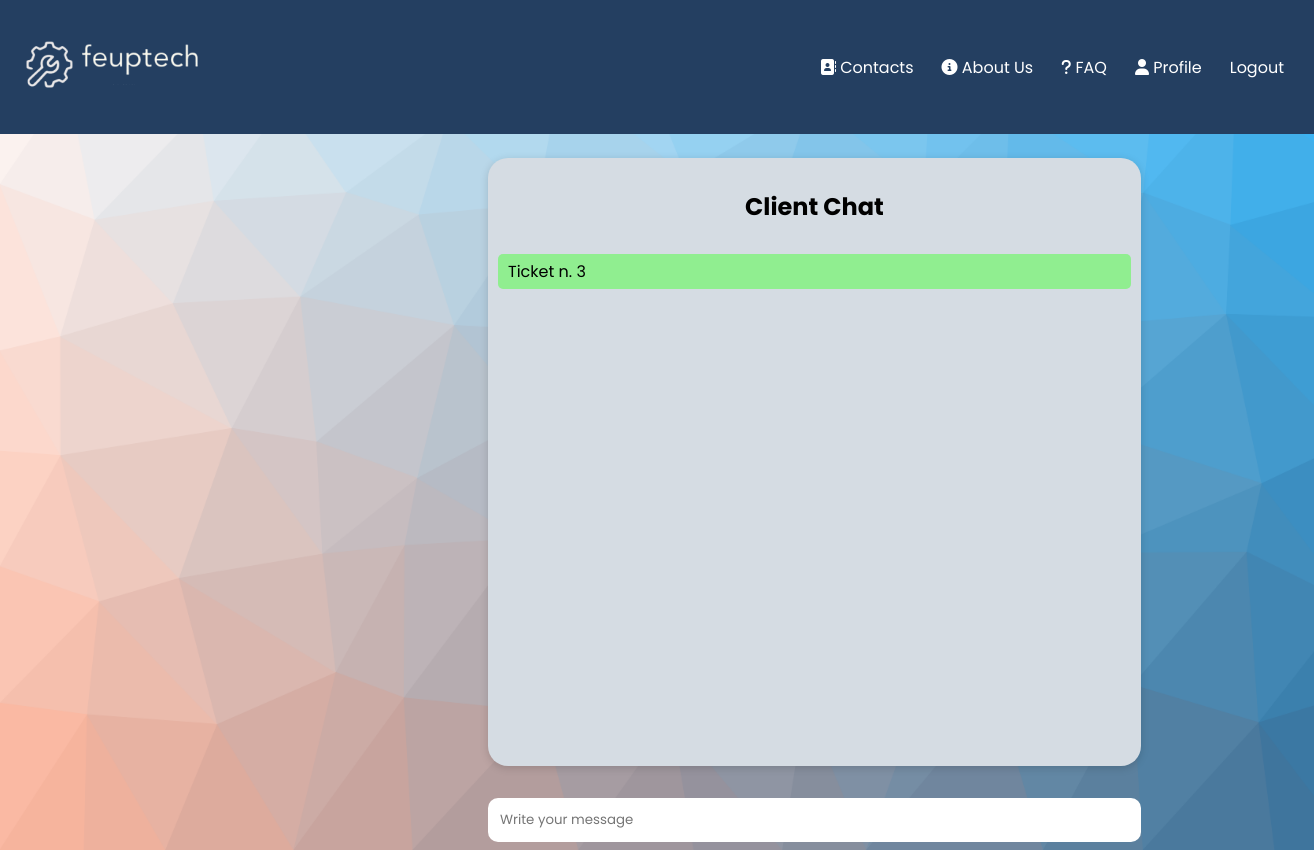
Before: /pages/inquiries.php?ticket=3 (signed in) with the older database file.
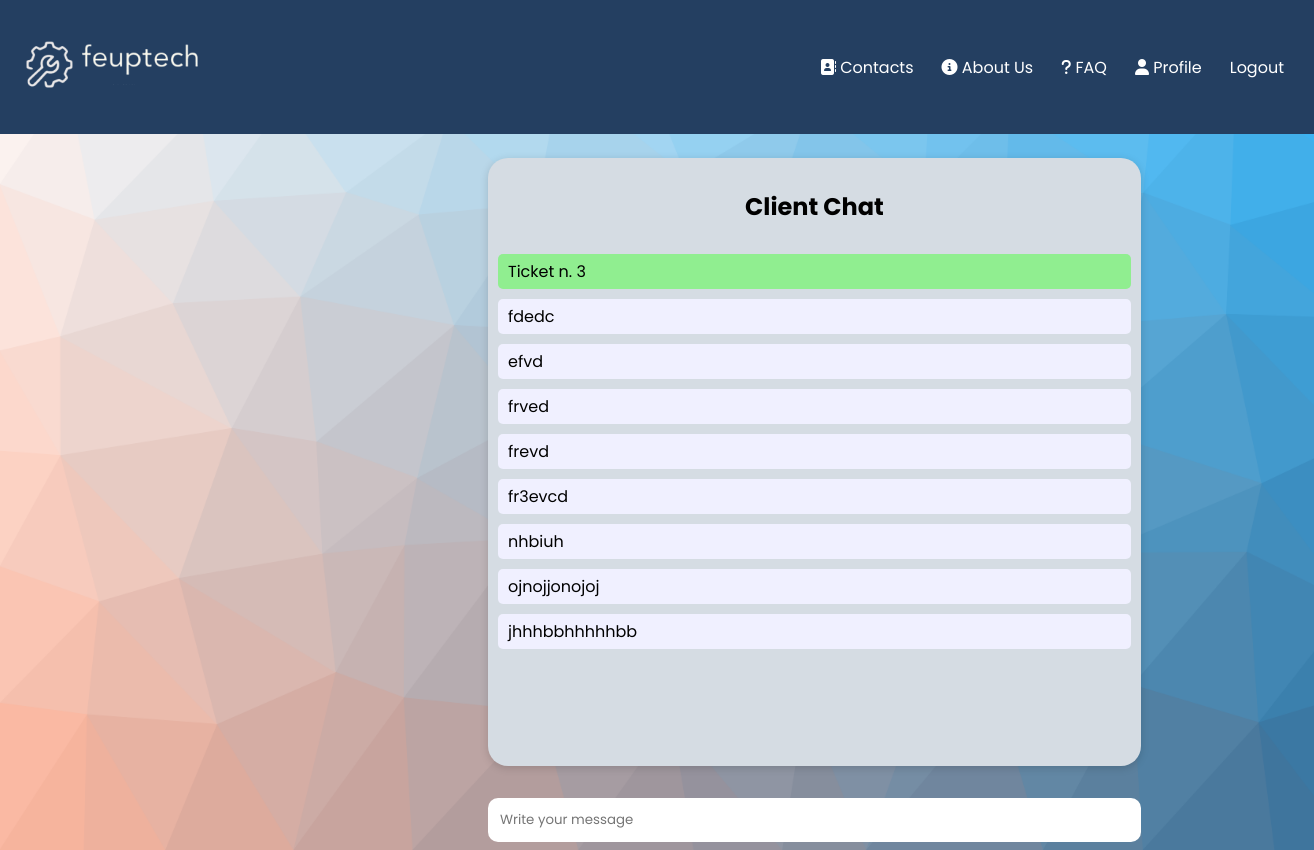
After: the same page with the newer database file.
### tables this page shows
CREATE TABLE tickets(

    idTicket integer primary key AUTOINCREMENT,
    title text NOT NULL,
    description text,
    status text references Status(title),
    idAgent text references Agents(idAgent),
    idClient text references Clients(idClient),
    department text references department(title),
    priority text,
    hashtag text,
    date datetime
);

CREATE TABLE inquiries(
    idInquirie integer primary key AUTOINCREMENT,
    content text NOT NULL,
    date date,
    idUser integer references users(idUser),
    idTicket integer references Ticket(idTicket)
);

### pages/inquiries.php (called while the page is built, shortened)
<?php
    require_once(__DIR__ . '/../database/connection.db.php');
    include '../database/ticket.class.php';
    include '../database/user.class.php';
    include '../utils/session.php';
    include '../database/inquirie.class.php';
    include '../templates/tickets.tpl.php';
    include '../templates/inquiries.tpl.php';
    $session = new Session();
    $db = getDatabaseConnection();
    $user = User::getUserWithId($db, $session->getID());
    $ticket = $user->getTicketWithID($db, intval($_GET['ticket']));
    $inquiries = $ticket->getInquiries($db);
    $changes = $ticket->getChanges($db);
    usort($changes, 'compareTickets');
    drawTicketsHeader($session, "<link href=\"../css/inquires_style.css\" rel=\"stylesheet\">");
    drawInquiries($inquiries, $ticket, $user, $changes);
?>

### utils/session.php (called while the page is built, shortened)
<?php
class Session{
      public function isLoggedIn() : bool {
        return isset($_SESSION['id']);
      }
      public function getID() : ?int {
        return isset($_SESSION['id']) ? $_SESSION['id'] : null;
      }
}
?>

### database/ticket.class.php (called while the page is built, shortened)
<?php
     class Ticket{
        public int $idTicket;
        public function __construct(int $idTicket, string $title, string $status,
          string $description, string $department, string $priority, string $hashtag, string $date, string $idClient, int $idAgent){
            $this->idTicket = $idTicket;
        }
        public function getInquiries($db){
            $stmt = $db->prepare("Select * from inquiries where idTicket = ?");
            $stmt->execute([$this->idTicket]);
            $inquiriesRows = $stmt->fetchAll(PDO::FETCH_ASSOC);
            $inquiries = [];
            foreach ($inquiriesRows as $row) {
                $inquirie = new Inquirie(
                    $row['idInquirie'],
                    $row['content'],
                    $row['date'],
                    $row['idUser'],
                    $row['idTicket'],
                );
                array_push($inquiries, $inquirie);
            }
            return $inquiries;
        }
    }
?>

### database/user.class.php (called while the page is built, shortened)
<?php
     class User{
        public function __construct(int $id, string $email, string $name, string $username){
            $this->id = $id;
        }
        public function getTicketWithID($db, $id){
            $stmt = $db->prepare('SELECT idTicket, date, title, status, description, department, priority, idClient, idAgent, hashtag FROM tickets WHERE idTicket = ?');
            $stmt->execute([$id]);
            $ticketRows = $stmt->fetchAll(PDO::FETCH_ASSOC);
            $row = $ticketRows[0];
            $ticket = new Ticket(
                $row['idTicket'],
                $row['title'],
                $row['status'],
                $row['description'],
                $row['department'],
                $row['priority'],
                strval($row['hashtag']),
                $row['date'],
                $row['idClient'],
                intval($row['idAgent']),
            );
            return $ticket;
        }
        static function getUserWithID(PDO $db, int $id) : ?User {
            $stmt = $db->prepare('
                SELECT u.idUser, u.email, u.name, u.username
                FROM users u JOIN admins a ON u.idUser = a.idAdmin
                WHERE u.idUser = ?');
            $stmt->execute(array($id));
            $row = $stmt->fetch(PDO::FETCH_ASSOC);
            $stmt = $db->prepare('
                SELECT u.idUser, u.email, u.name, u.username
                FROM users u JOIN agents a ON u.idUser = a.idAgent
                WHERE u.idUser = ?');
            $stmt->execute(array($id));;
            $row = $stmt->fetch(PDO::FETCH_ASSOC);
            if ($row !== false) {
                return new Agent($row['idUser'], $row['email'], $row['name'], $row['username']);
            }
            return null;
            }
     }
?>

### database/inquirie.class.php (called while the page is built, shortened)
<?php
    class Inquirie{
        public function __construct(int $idInquirie, string $content, $date,
          int $idUser, int $idTicket){
            $this->content = $content;
            $this->idUser = $idUser;
        }
    }
?>

### templates/inquiries.tpl.php (the view, shortened to what this page needs)
<?php function drawInquiries($inquiries, $ticket, $user, $changes){ ?>
    <main class = inquiries>
            <section class="clients">
            </section>
            <section class="chat">
                <section class="container">
                    <h2>Client Chat</h2>
                    <div id="message-container">
                        <?php
                            echo "<div class=\"message agent-message\">Ticket n. $ticket->idTicket</div>";
                            foreach ($inquiries as $inquirie)
                                if ($inquirie->idUser === $user->id)
                                    echo "<div class=\"message user-message\">$inquirie->content</div>";
                                else
                                    echo "<div class=\"message agent-message\">$inquirie->content</div>"
                        ?>
                    </div>
                </section>
                <input type="text" id="chat-input" placeholder="Write your message" title="Type in a message" autofocus>
            </section>
        </main>
    </body>
</html>
<?php } ?>

### templates/tickets.tpl.php (shortened to what this page needs)
<?php function drawTicketsHeader($session, $css = "") { ?>
    <!DOCTYPE html>
    <html lang = "en-Us">
    <head>
        <link href="../css/navLogin_style.css" rel="stylesheet">
        <link href="../css/tickets_style.css" rel="stylesheet">
        <link href="../css/newTicket.css" rel="stylesheet">
        <link href="../css/tickets_all.css" rel="stylesheet">
        <link href="../css/assign_style.css" rel="stylesheet">
        <?php
          echo $css;
        ?>
    </head>
    <body>
        <nav>
        <a href = "../pages"><img src ="../images/logo.png"></a>
        <ul class = "navigation">
                <li class = "nav_elem"><a href = "../pages/contacts.php"><i class="fa-solid fa-address-book"></i> Contacts</a></li>
                <li class = "nav_elem"><a href = "../pages/about_us.php"><i class="fas fa-circle-info"></i> About Us</a></li>
                <li class = "nav_elem"><a href = "../pages/faq.php"><i class="fa-solid fa-question"></i> FAQ</a></li>
                <?php
                if (!$session->isLoggedIn()){
                    echo "<li class = \"nav-elem\"><a href=\"../pages/register.php\">Register</a></li>";
                    echo "<li class = \"nav-elem\"><a href=\"../pages/login.php\">Login</a></li>";
                }
                else{
                    echo "<li class = \"nav-elem\"><a href =\"../pages/profile.php\"><i class=\"fa-solid fa-user\"></i> Profile</a></li>";
                    echo "<form action=\"../actions/action_logout.php\" method=\"post\" class=\"logout\"><a href = \"#\" type=\"submit\" onclick=\"this.parentNode.submit(); return false;\">Logout</a></form>";
                }
                ?>
            </ul>
        </nav>
<?php } ?>

### css/navLogin_style.css (style rules this page uses)
.navigation { display: flex; justify-content: flex-end; padding: 14px 16px; }
nav a { text-decoration: none; color: white; padding: 14px; }
li { list-style: none; }
nav { background-color: #243f61; background-size: cover; background-position: center; text-align: center; font-family: 'Poppins'; margin: -8px; display: grid; grid-template-columns: auto 1fr; column-gap: 2em; align-items: center; }
nav img { width: 100%; max-width: 200px; justify-self: start; }

### css/tickets_style.css (style rules this page uses)
body { font-family: 'Poppins'; background-color: #D5DCE3; }
h2 { text-align: center; margin-top: 31px; margin-bottom: 20px; }

### css/tickets_all.css (style rules this page uses)
body { font-family: 'Poppins'; background-color: #D5DCE3 }

### css/inquires_style.css (style rules this page uses)
* { box-sizing: border-box; }
body { font-family: 'Poppins'; margin: 8px; background-color: #D5DCE3; background-image: url(../images/inquiries_background.jpg); background-size: cover; }
.inquiries { display: grid; grid-template-columns: 19em auto; grid-gap: 10em; margin-top: 1em; margin-left:1em; width: 80em; }
.chat { display: grid; grid-template-rows: 38em auto; grid-row-gap: 2em; max-width: 80%; }
.container { box-shadow: rgba(0, 0, 0, 0.15) 0px 2px 8px; border-radius: 20px; background-size: cover; background-color: #D5DCE3; }
#chat-input { border-radius:10px; padding: 12px; border: 0; font-family: 'Poppins'; }
.container { display: flex; flex-direction: column; height: 100%; }
#message-container { flex: 1; overflow-y: auto; padding: 10px; }
.message { margin-bottom: 10px; padding: 5px 10px; border-radius: 5px; }
.user-message { background-color: #f0f0ff; align-self: flex-end; }
.agent-message { background-color: #90EE90; }

Changed rows visible on the page:
added inquiries: content "fdedc"
added inquiries: content "efvd"
added inquiries: content "frved"
added inquiries: content "frevd"
added inquiries: content "fr3evcd"
added inquiries: content "nhbiuh"
added inquiries: content "ojnojjonojoj"
added inquiries: content "jhhhbbhhhhhbb"
